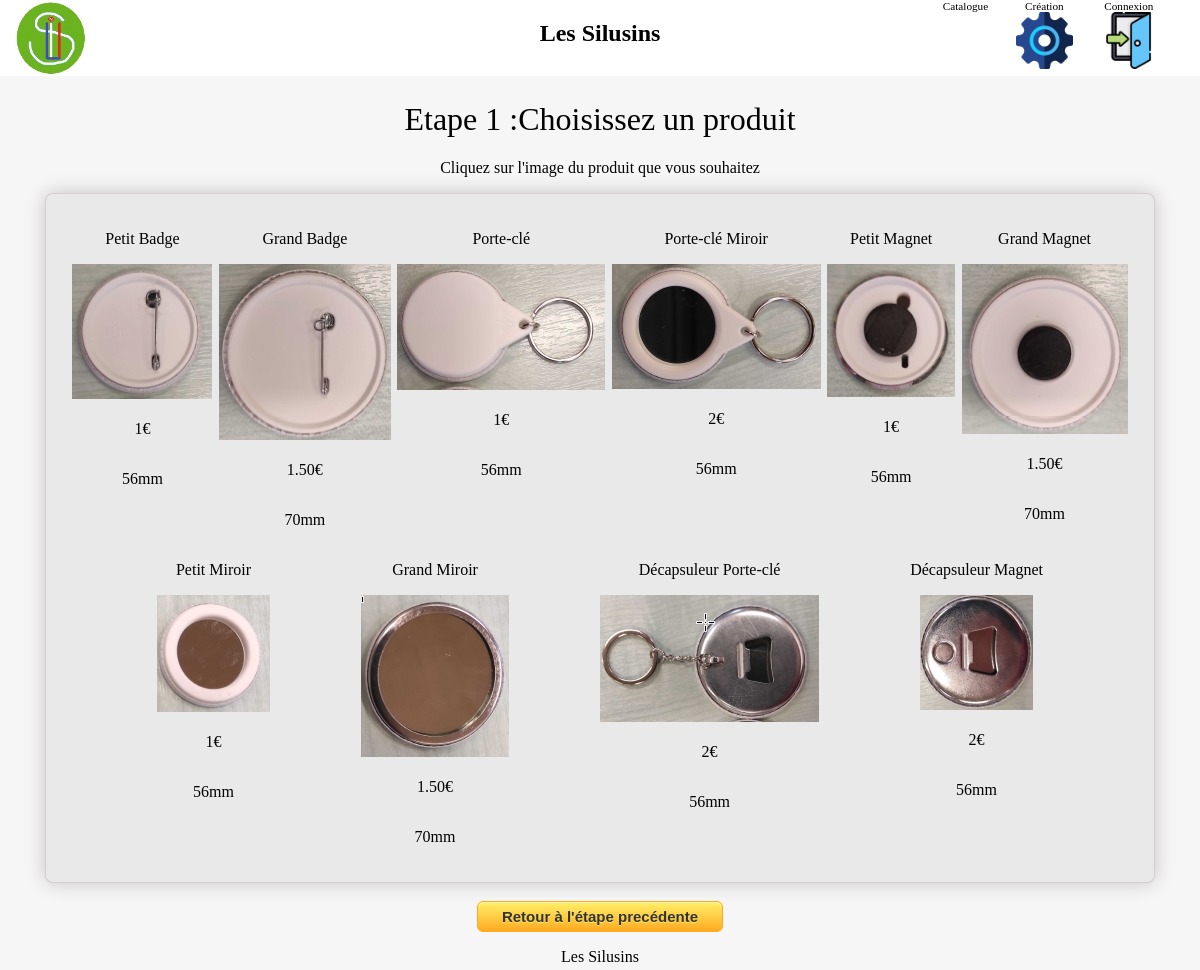
/creation.php?etape=1, run on the app's committed database.
### tables this page shows
CREATE TABLE produit(
   id_produit INT NOT NULL UNIQUE AUTO_INCREMENT,
   lib_produit VARCHAR(500),
   type_produit VARCHAR(500),
   spec_produit VARCHAR(500),
   prix_produit VARCHAR(50),
   diametre_produit VARCHAR(50),
   PRIMARY KEY(id_produit)
);

### classe/ProduitDAO.php (called while the page is built, shortened)
<?php
class ProduitDAO extends DAO {
  function findAll() {
    $sql = "SELECT * FROM produit";
    try {
      $sth=$this->executer($sql);
      $rows = $sth->fetchAll(PDO::FETCH_ASSOC);
    } catch (PDOException $e) {
      die("Erreur lors de la requête SQL : " . $e->getMessage());
    }
    $produits = array();
    foreach ($rows as $row) {
      $produits[] = new Produit($row);
    }
    return $produits;
  }
}

### classe/DAO.php (called while the page is built)
<?php
class DAO {
  protected $pdo=null;
  function __construct() {
    $dsn = 'mysql:host=' . DB_HOST . ';dbname=' . DB_NAME;
    try {
      $pdo = new PDO($dsn, DB_USER, DB_PASSWORD, array(PDO::MYSQL_ATTR_INIT_COMMAND => "SET NAMES utf8"));
      $pdo->setAttribute(PDO::ATTR_ERRMODE, PDO::ERRMODE_EXCEPTION);
    } catch (PDOException $e) {
      die("Erreur lors de la connexion : " . $e->getMessage());
    }
    $this->pdo = $pdo;
  }
  protected function executer($sql, $params = null) {
    try {
      if ($params == null) {
        $sth = $this->pdo->query($sql);
      } else {
        $sth = $this->pdo->prepare($sql);
        $sth->execute($params);
      }
    } catch (PDOException $e) {
      die("Erreur lors de la requête SQL : " . $e->getMessage()."\nSQL : ".$sql);
    }
    return $sth;
  }
}

### classe/Produit.php (called while the page is built, shortened)
<?php
 class Produit {
    public function fill(array $tableau)
    {
        foreach ($tableau as $cle => $valeur) {
            $methode = 'set_' . $cle;
        }
    }
    private $id_produit;
    private $lib_produit;
    private $prix_produit;
    private $diametre_produit;
    public function set_id_produit($id_produit)
    {
        $this->id_produit = $id_produit;
    }
    public function set_lib_produit($lib_produit)
    {
        $this->lib_produit = $lib_produit;
    }
    public function set_prix_produit($prix_produit)
    {
        $this->prix_produit = $prix_produit;
    }
    public function set_diametre_produit($diametre_produit)
    {
        $this->diametre_produit = $diametre_produit;
    }
    public function get_id_produit()
    {
        return $this->id_produit;
    }
    public function get_lib_produit()
    {
        return $this->lib_produit;
    }
    public function get_prix_produit()
    {
        return $this->prix_produit;
    }
    public function get_diametre_produit()
    {
        return $this->diametre_produit;
    }
}

### creation.php (the view, shortened to what this page needs)
<?php
    require_once("header.php");
    $etape = isset($_GET['etape']) ? $_GET['etape'] : null;
        ?>
    <?php
    if($etape == 1){
        echo "<h1>Etape 1 :Choisissez un produit</h1>";
        echo "<p class='text_center'>Cliquez sur l'image du produit que vous souhaitez</p>";
        if(!isset($_GET['id_produit'])){
            $produitDAO =New ProduitDAO;
            $produits = $produitDAO->findall();
            ?>
            <div class="container">
                <div class="produits_container card">
                    <?php
                    foreach($produits as $produit){
                        ?>
                        <div class="row produits_row">
                            <?php
                                echo("<p class=''>".$produit->get_lib_produit()."</p>");
                                $img = $produit->get_id_produit();
                                echo("<a href='creation.php?etape=2&id_produit=".$img."'><img class=' ' src='./img/Produits/$img.jpg' alt='produit'></a>");
                                echo("<p class=''>".$produit->get_prix_produit()."€</p>");
                                echo("<p class=''>".$produit->get_diametre_produit()."mm</p>");
                            ?>
                        </div>
                        <?php
                    }
                    ?>
                </div>
            </div>
            <?php
        }
    }
          ?>
            <?php
    if($etape >= 1){
    ?>
    <br>
    <div class="container">
        <div class="row creation_row">
            <form action="<?php echo $_SERVER['PHP_SELF']; ?>" method="post">
                <input class="doree" type="submit" name="submit2" value="Retour à l'étape precédente">
            </form>
        </div>
    </div>
    <?php
    }
    require("footer.php");
?>

### header.php (shortened to what this page needs)
<!DOCTYPE html>
<html lang="fr">
<head>
  <link rel="stylesheet" type="text/css" href="css/styles.css" />
</head>
<body>
<div class="main">
<div class="container-fluid menu">
  <div class="col-3">
    <a href="index.php"><img class="menu_logo" src="./img/logo.jpg" alt=""></a>
  </div>
  <div class="col-6">
    <h2 class="text_center">Les Silusins</h2>
  </div>
  <div class="col-3 row row_menu">
    <?php
    if (!isset($_SESSION['utilisateur'])){
      ?>
      <p class='menu_legende'>Catalogue<a href="catalogue.php"><img class="img_menu " src="./img/catalogue.png" alt=""></a></p>
      <p class='menu_legende'>Création<a href="creation.php"><img class="img_menu " src="./img/gear.png" alt=""></a></p>
      <p class='menu_legende'>Connexion<a href="connexion.php"><img class="img_menu " src="./img/log-in.png" alt=""></a></p>
      <?php
    }
    ?>
  </div>
</div>

### footer.php (shortened to what this page needs)
<footer class="footer">
    <p class="text_center">Les Silusins</p>
</footer>
</div>
</body>
</head>

### css/styles.css (style rules this page uses)
* { -moz-box-sizing: border-box; box-sizing: border-box; }
html, body { height: 100%; margin: 0; padding: 0; }
body { margin: 0; padding: 0; width: 100%; font-family: 'PT Sans', Verdana; background-color: #f6f6f6; cursor: default; }
.main { min-height:100%; position:relative; padding-bottom:10mm; }
h1 { text-align: center; font-weight : 300; }
a { font-family: 'Mate SC', Verdana; font-size:20px; text-align: center; text-decoration: none; }
.text_center { text-align: center; }
.card { border-radius: 0.5em; background-color: #e9e9e9; box-shadow: 0 0 20px rgb(0 0 0 / 20%); border: 1px solid rgba(87, 15, 15, 0.125); padding: 1.25rem; width: fit-content; margin: auto; }
.container { width: 100%; padding-right: 15px; padding-left: 15px; margin-right: auto; margin-left: auto; }
.col-1,.col-2,.col-3,.col-4,.col-5,.col-6,.col-7,.col-8,.col-9,.col-10,.col-11,.col-12 { padding-right: 15px; padding-left: 15px; }
.row { display: flex; flex-wrap: wrap; }
@media (min-width: 1200px) { .container { max-width: 1140px; } }
@media (min-width: 780px) { .col-3 { width: 25%; } }
@media (min-width: 780px) { .col-6 { width: 50%; } }
.doree { box-shadow:inset 0px 1px 0px 0px #fff6af; background:linear-gradient(to bottom, #ffec64 5%, #ffab23 100%); background-color:#ffec64; border-radius:6px; border:1px solid #ffaa22; display:inline-block; cursor:pointer; color:#333333; font-size:15px; font-weight:bold; padding:6px 24px; text-decoration:none; text-shadow:0px 1px 0px #ffee66; width: fit-content; margin: auto; }
.menu { background-color: #ffffff; display: inline-flex; justify-content: space-between; width: 100%; height: 20mm; list-style-type: none; z-index: 900; margin-top: 0%; }
.row_menu { justify-content: space-evenly; }
.menu_logo { max-height: 20mm; }
.menu_legende { font-size: 0.7em; margin-top: 0%; margin-bottom: 5%; display: flex; flex-direction: column; align-items: center; }
.img_menu { max-height: 15mm; }
.creation_row { justify-content: center; }
.produits_container { display: flex; flex-wrap: wrap; justify-content: space-evenly; }
.produits_row { flex-direction: column; align-items: center; justify-content: flex-start; }
.footer { position: absolute; bottom: 0%; width: 100%; height: 10mm; }

### data on the page
produit: lib_produit "Petit Badge", shows a picture, prix_produit "1", diametre_produit "56"
produit: lib_produit "Grand Badge", shows a picture, prix_produit "1.50", diametre_produit "70"
produit: lib_produit "Porte-clé", shows a picture, prix_produit "1", diametre_produit "56"
produit: lib_produit "Porte-clé Miroir", shows a picture, prix_produit "2", diametre_produit "56"
produit: lib_produit "Petit Magnet", shows a picture, prix_produit "1", diametre_produit "56"
produit: lib_produit "Grand Magnet", shows a picture, prix_produit "1.50", diametre_produit "70"
produit: lib_produit "Petit Miroir", shows a picture, prix_produit "1", diametre_produit "56"
produit: lib_produit "Grand Miroir", shows a picture, prix_produit "1.50", diametre_produit "70"
produit: lib_produit "Décapsuleur Porte-clé", shows a picture, prix_produit "2", diametre_produit "56"
produit: lib_produit "Décapsuleur Magnet", shows a picture, prix_produit "2", diametre_produit "56"
